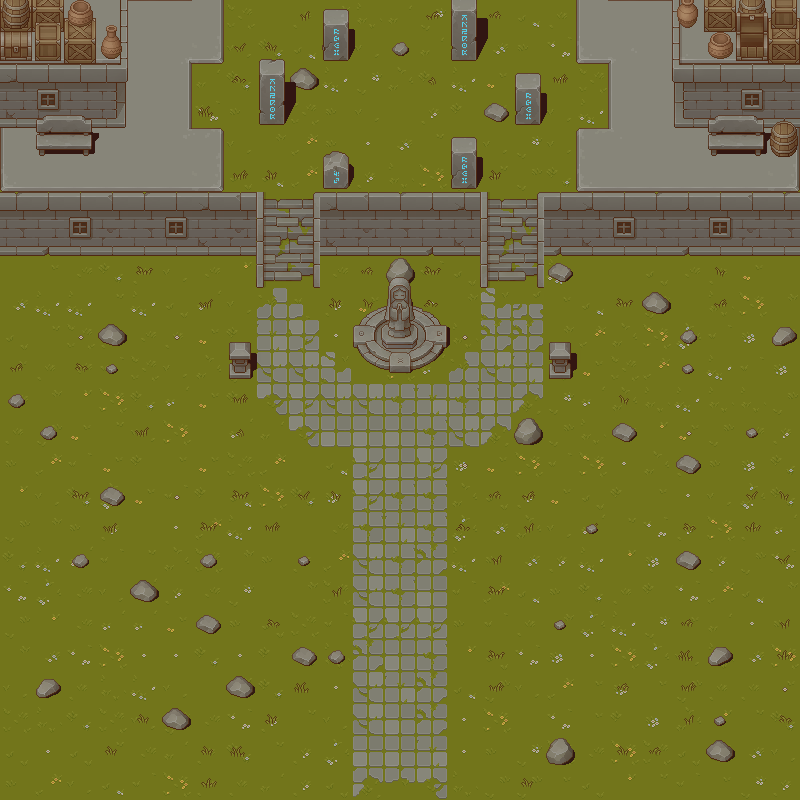

Tiled map render using the project's own tile images. Description and the map definition, with tile-layer contents summarised, below:
An orthogonal 25x25 tile map with 32x32 px tiles, 11 tile layers (Grass, Grass 2, Shadow plant/stone, Stone, ...), 9 tilesets.

<map version="1.5" tiledversion="1.6.0" orientation="orthogonal" renderorder="right-down" width="25" height="25" tilewidth="32" tileheight="32" infinite="0" nextlayerid="15" nextobjectid="1">
 <tileset firstgid="1" name="TX Tileset Grass" tilewidth="32" tileheight="32" tilecount="64" columns="8">
  <image source="../texture/pixel_art_top_down/TX Tileset Grass.png" width="256" height="256" />
 </tileset>
 <tileset firstgid="65" name="TX Tileset Stone Ground" tilewidth="32" tileheight="32" tilecount="64" columns="8">
  <image source="../texture/pixel_art_top_down/TX Tileset Stone Ground.png" trans="000000" width="256" height="256" />
 </tileset>
 <tileset firstgid="129" name="TX Struct" tilewidth="32" tileheight="32" tilecount="256" columns="16">
  <image source="../texture/pixel_art_top_down/TX Struct.png" trans="000000" width="512" height="512" />
 </tileset>
 <tileset firstgid="385" name="TX Tileset Wall" tilewidth="32" tileheight="32" tilecount="256" columns="16">
  <image source="../texture/pixel_art_top_down/TX Tileset Wall.png" trans="000000" width="512" height="512" />
 </tileset>
 <tileset firstgid="641" name="TX Player" tilewidth="32" tileheight="32" tilecount="16" columns="4">
  <image source="../texture/pixel_art_top_down/TX Player.png" trans="000000" width="128" height="128" />
 </tileset>
 <tileset firstgid="657" name="TX Props" tilewidth="32" tileheight="32" tilecount="256" columns="16">
  <image source="../texture/pixel_art_top_down/TX Props.png" trans="000000" width="512" height="512" />
 </tileset>
 <tileset firstgid="913" name="TX Shadow Plant" tilewidth="32" tileheight="32" tilecount="256" columns="16">
  <image source="../texture/pixel_art_top_down/TX Shadow Plant.png" trans="000000" width="512" height="512" />
 </tileset>
 <tileset firstgid="1169" name="TX Shadow" tilewidth="32" tileheight="32" tilecount="256" columns="16">
  <image source="../texture/pixel_art_top_down/TX Shadow.png" trans="000000" width="512" height="512" />
 </tileset>
 <tileset firstgid="1425" name="TX Plant" tilewidth="32" tileheight="32" tilecount="256" columns="16">
  <image source="../texture/pixel_art_top_down/TX Plant.png" trans="000000" width="512" height="512" />
 </tileset>
 <layer id="2" name="Grass" width="25" height="25">
  <data>[625 cells, 625 non-empty, 32 distinct tile ids]</data>
 </layer>
 <layer id="13" name="Grass 2" width="25" height="25">
  <data>[625 cells, 625 non-empty, 80 distinct tile ids]</data>
 </layer>
 <layer id="14" name="Shadow plant/stone" width="25" height="25">
  <data>[625 cells, 35 non-empty, 6 distinct tile ids]</data>
 </layer>
 <layer id="11" name="Stone" width="25" height="25">
  <data>[625 cells, 625 non-empty, 73 distinct tile ids]</data>
 </layer>
 <layer id="3" name="Floor" width="25" height="25">
  <data>[625 cells, 34 non-empty, 10 distinct tile ids]</data>
 </layer>
 <layer id="6" name="Second Floor" width="25" height="25">
  <data>[625 cells, 110 non-empty, 25 distinct tile ids]</data>
 </layer>
 <layer id="4" name="wall" width="25" height="25">
  <data>[625 cells, 75 non-empty, 25 distinct tile ids]</data>
 </layer>
 <layer id="9" name="Shadow 1" width="25" height="25">
  <data>[625 cells, 56 non-empty, 34 distinct tile ids]</data>
 </layer>
 <layer id="10" name="Shadow 2" width="25" height="25">
  <data>[625 cells, 8 non-empty, 8 distinct tile ids]</data>
 </layer>
 <layer id="7" name="Decoration 1" width="25" height="25">
  <data>[625 cells, 51 non-empty, 34 distinct tile ids]</data>
 </layer>
 <layer id="8" name="Decoration 2" width="25" height="25">
  <data>[625 cells, 60 non-empty, 33 distinct tile ids]</data>
 </layer>
</map>
